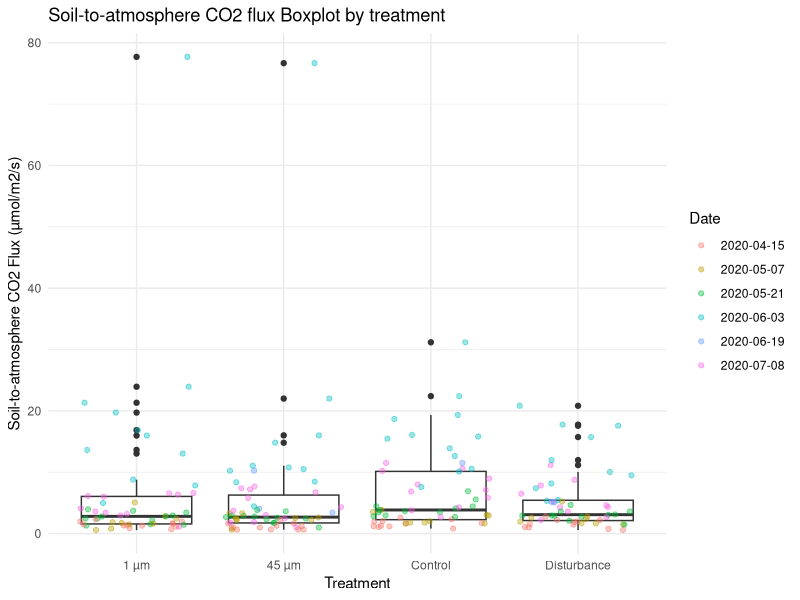
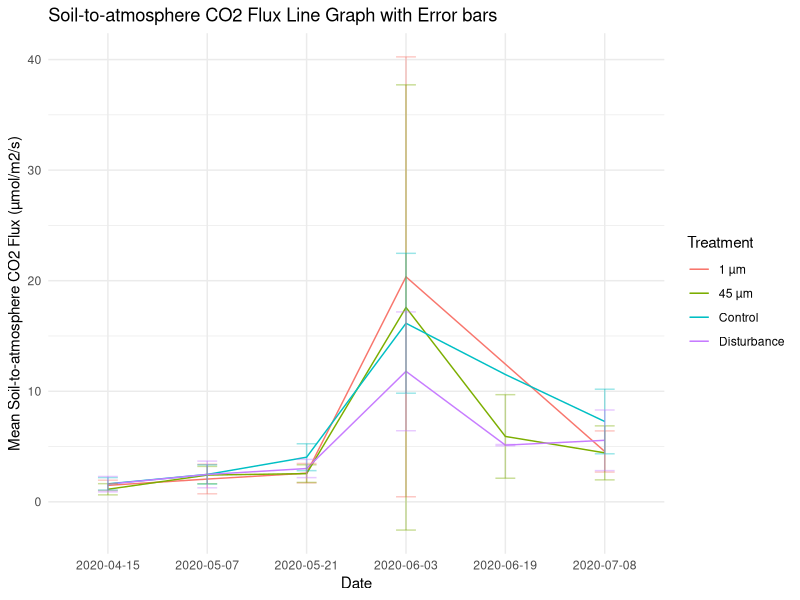

Recreate these plots in R, in order.
## ---- chunk 1
library(tidyr)
library(dplyr)
library(ggplot2)
## ---- chunk 2
collar_map <- readr::read_csv("collar_map.csv")
fluxes <- readr::read_csv("fluxes.csv")
## ---- chunk 3
fluxes %>%
  pivot_longer(-Collar, names_to="Date") %>% #Wide to Long
  filter(!is.na(value))%>%                   #Filter out NA
  left_join(collar_map, by="Collar")->        #Merging 
  fluxes_merged
## ---- chunk 4
fluxes_merged %>%
  group_by(Treatment) %>%
  summarise(mean = mean(value), N = n(), Std_dev = sd(value))%>% 
  print()
## ---- chunk 5
fluxes_merged %>%
  ggplot(aes(x = Treatment, y = value))+
  geom_boxplot()+
  geom_jitter(alpha = 0.4, aes(color = Date))+
  ggtitle("Soil-to-atmosphere CO2 flux Boxplot by treatment")+
  ylab("Soil-to-atmosphere CO2 Flux (µmol/m2/s)")+
  theme_minimal()
## ---- chunk 6
fluxes_merged %>%
  group_by(Treatment, Date) %>%
  summarise(mean = mean(value), Std_dev = sd(value)) %>%
  ggplot(aes(x = Date, y = mean, color = Treatment, group = Treatment))+
  geom_line()+ 
  geom_errorbar(aes(ymax = mean + Std_dev, 
                    ymin = mean - Std_dev), 
                    width = 0.2, 
                    alpha = 0.4)+
  ggtitle("Soil-to-atmosphere CO2 Flux Line Graph with Error bars")+
  ylab("Mean Soil-to-atmosphere CO2 Flux (µmol/m2/s)")+
  theme_minimal()
## ---- chunk 7
collar_map %>%
  anti_join(fluxes, by="Collar")
## ---- chunk 8
print("Collar 34 is listed in the metadata that do not appear in the fluxes data file.")
print("Collar 34 is in the Fresh Plot, in Group 9, and the treatment was Disturbance")  
## ---- chunk 9
sessionInfo()
